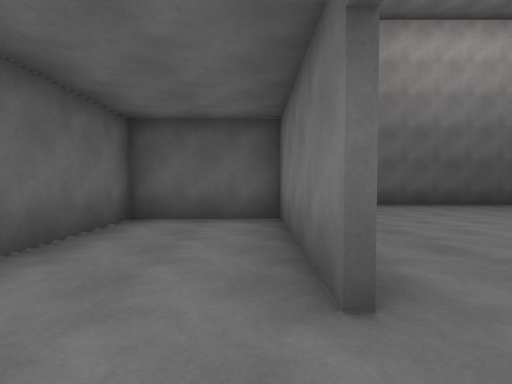
View 1 (above)

16 first-person views from a walk through a scene from a Unity 3-D project. The camera is 1.4 m above the floor, tilts 2° down and sees 85° across. Doors are open. The floor is counted in squares, 2 m on a side. Each view is taken from the middle of a square. On the plan, view 1 faces up. The plan holds only what a view shows up to about 9 squares ahead; the rest is blank. The place goes on beyond the plan. The player is left out.

View 2
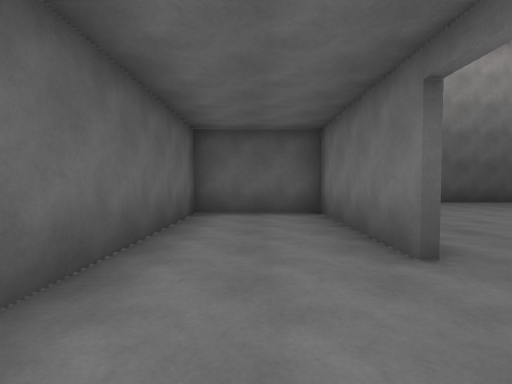

View 3
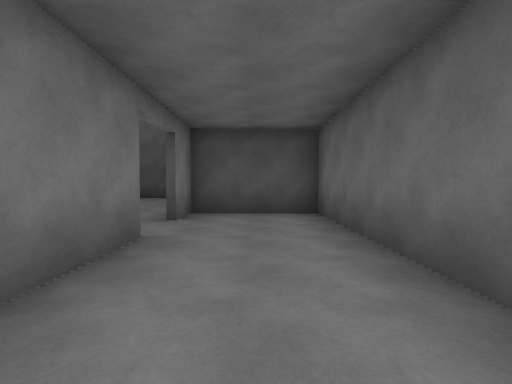

View 4
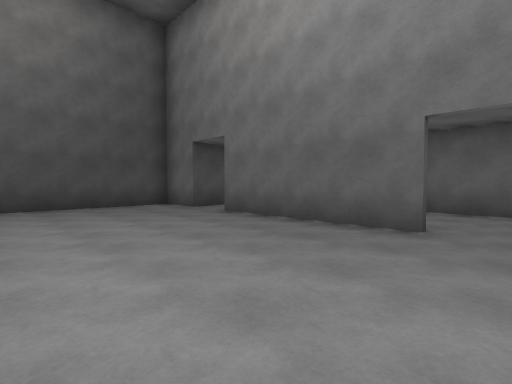

View 5
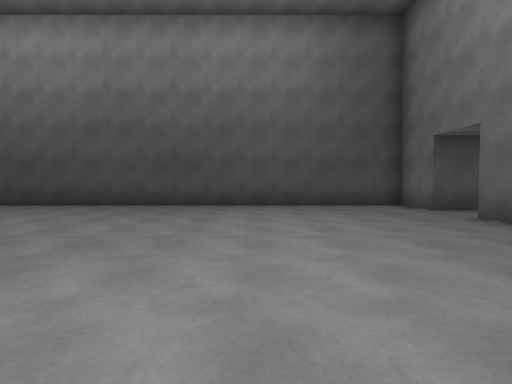

View 6
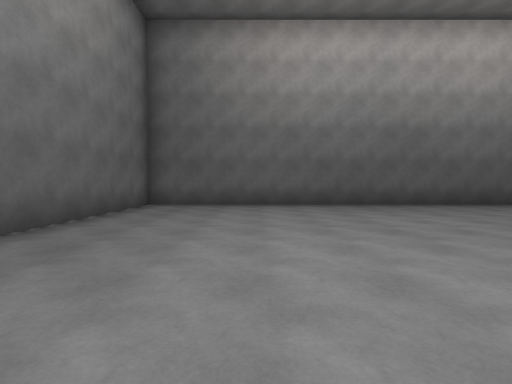

View 7
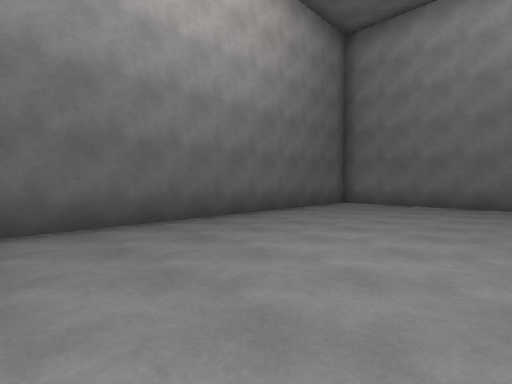

View 8
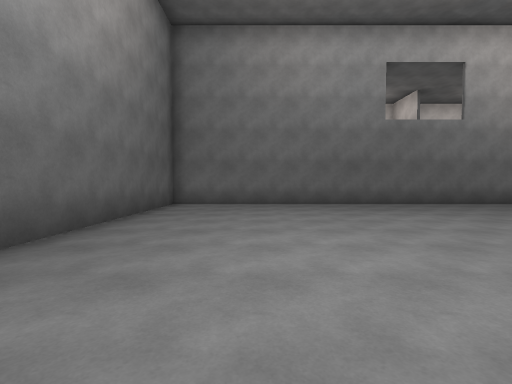

View 9
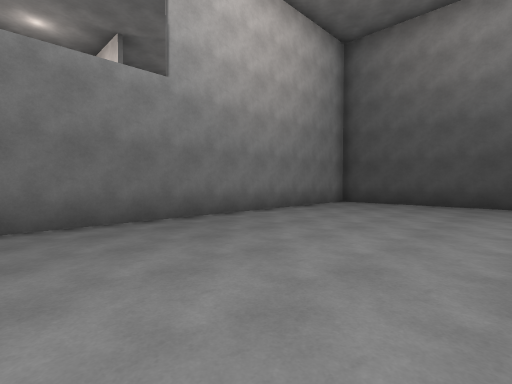

View 10
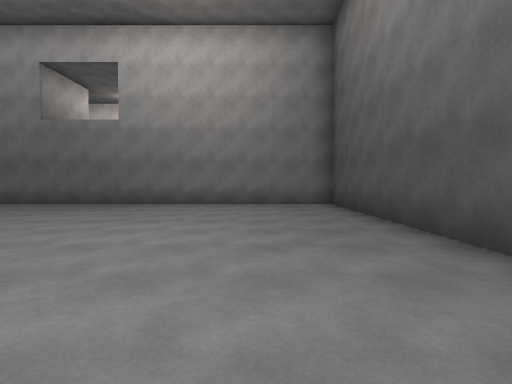

View 11
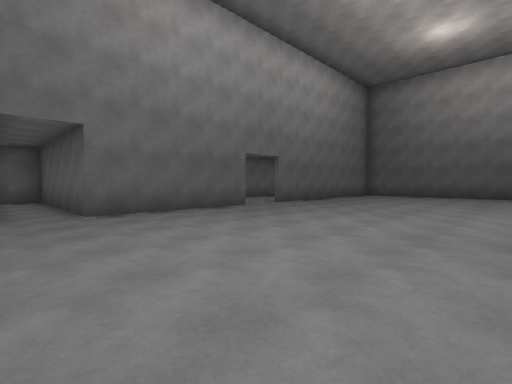

View 12
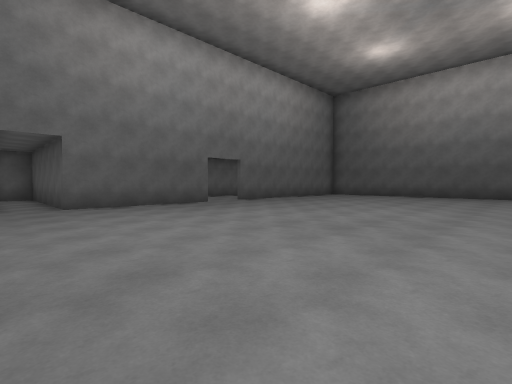

View 13
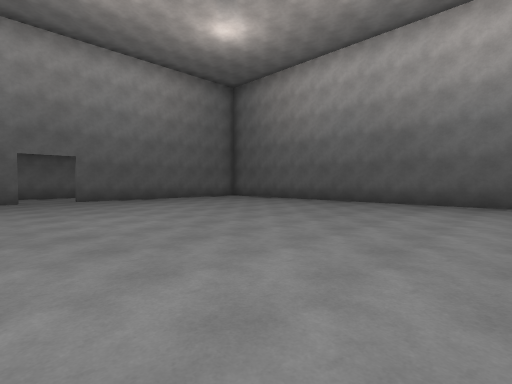

View 14
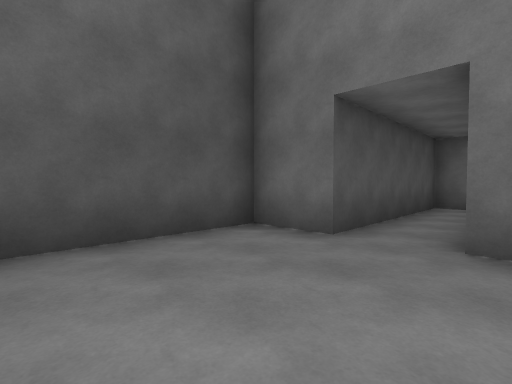

View 15
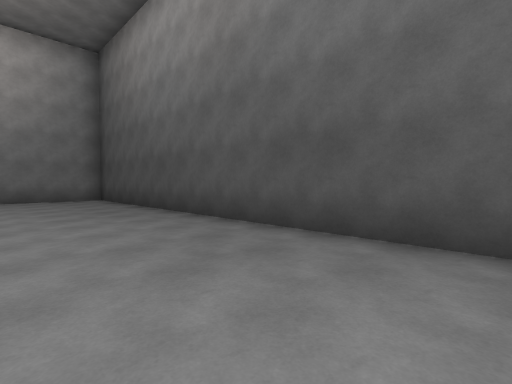

View 16
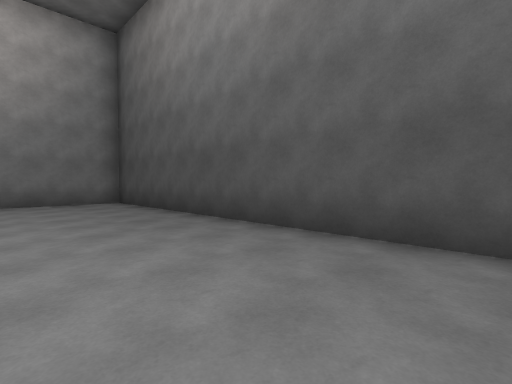

### Floor plan
Points are (right, up) in squares from view 1. A wall is a line through its corners. A room is listed if a view was taken in it or the views show most of it. See-through windows are left out.
Room 1 (views 1, 2, 3)
walls: (0.5, 1.4) (0.5, 5.3) (-2.4, 5.3) (-2.4, -1.3) (0.5, -1.3) (0.5, 0)
ways out: opening at (1, 0.5) to room 2
Room 2 (views 4, 5, 6, 7, 8, 9, 10, 11, 12, 13, 14, 15, 16)
walls: (0.6, 0) (0.6, -4.5) (-4.2, -4.5); (-4.7, -4.9) (-4.7, -5.9) (0.6, -5.9) (0.6, -7.4) (17, -7.4) (17, 8.7) (0.6, 8.7) (0.6, 3.6)
ways out: opening at (1, 0.5) to room 1

Where each view was taken, in squares from view 1:
view 1: 0 up, 0 right, facing up
view 2: 1 down, 1 left, facing up
view 3: 5 up, 1 left, facing down
view 4: 1 up, 5 right, facing down-left
view 5: 1 up, 5 right, facing down
view 6: 0 up, 4 right, facing up
view 7: 4 up, 8 right, facing up-right
view 8: 6 up, 8 right, facing right
view 9: 2 up, 12 right, facing down-right
view 10: 5 down, 8 right, facing right
view 11: 6 down, 7 right, facing up-left
view 12: 6 down, 9 right, facing up-left
view 13: 1 down, 12 right, facing up-left
view 14: 4 down, 4 right, facing down-left
view 15: 4 down, 5 right, facing down-right
view 16: 4 down, 7 right, facing down-right
